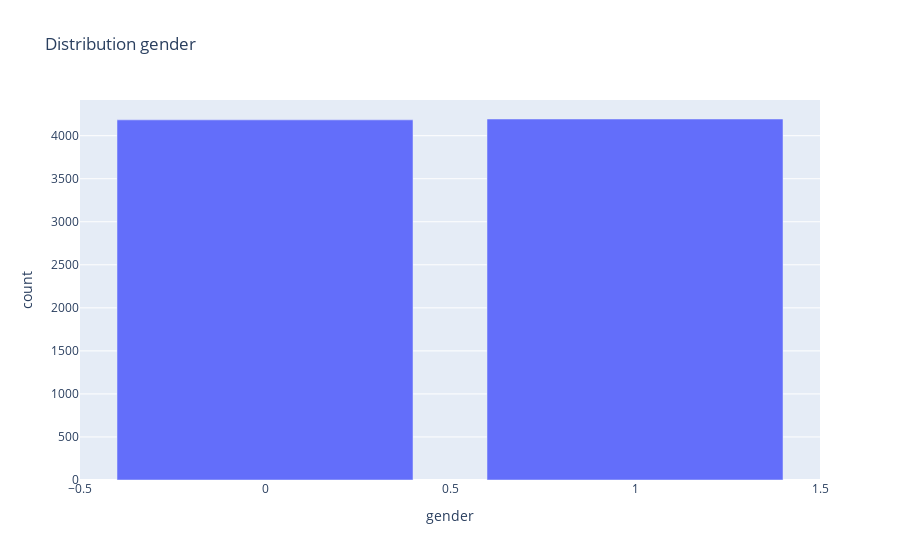

This figure's notebook cell:
### Code cell
fig = px.bar(df['gender'].value_counts().reset_index(),x='gender',y='count',title='Distribution gender')
fig.show()

### Figure 1 — Plotly figure (JSON) as saved in the notebook; plotly's stock layout.template omitted (floating-point values rounded to 4 significant figures)
{"data": [{"hovertemplate": "gender=%{x}<br>count=%{y}<extra></extra>", "legendgroup": "", "marker": {"color": "#636efa", "pattern": {"shape": ""}}, "name": "", "orientation": "v", "showlegend": false, "textposition": "auto", "type": "bar", "x": [1, 0], "xaxis": "x", "y": [4194, 4184], "yaxis": "y"}], "layout": {"barmode": "relative", "legend": {"tracegroupgap": 0}, "title": {"text": "Distribution gender"}, "xaxis": {"anchor": "y", "domain": [0, 1], "title": {"text": "gender"}}, "yaxis": {"anchor": "x", "domain": [0, 1], "title": {"text": "count"}}}}
